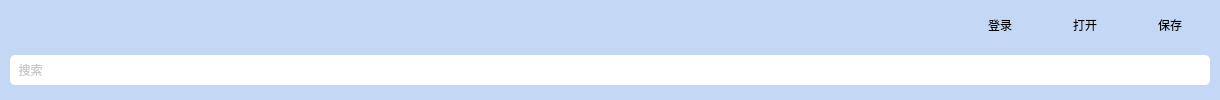
     <widget class="QWidget" name="widget_2_tool" native="true">
      <property name="enabled">
       <bool>true</bool>
      </property>
      <property name="sizePolicy">
       <sizepolicy hsizetype="Expanding" vsizetype="Minimum">
        <horstretch>0</horstretch>
        <verstretch>0</verstretch>
       </sizepolicy>
      </property>
      <property name="minimumSize">
       <size>
        <width>0</width>
        <height>100</height>
       </size>
      </property>
      <property name="maximumSize">
       <size>
        <width>16777215</width>
        <height>100</height>
       </size>
      </property>
      <property name="styleSheet">
       <string notr="true">QWidget
{
background-color :#C4D8F6;
}</string>
      </property>
      <layout class="QGridLayout" name="gridLayout_2">
       <property name="leftMargin">
        <number>10</number>
       </property>
       <property name="topMargin">
        <number>0</number>
       </property>
       <property name="rightMargin">
        <number>10</number>
       </property>
       <property name="bottomMargin">
        <number>10</number>
       </property>
       <property name="spacing">
        <number>5</number>
       </property>
       <item row="0" column="1">
        <widget class="QPushButton" name="pushButton_3_logOn">
         <property name="enabled">
          <bool>true</bool>
         </property>
         <property name="minimumSize">
          <size>
           <width>80</width>
           <height>40</height>
          </size>
         </property>
         <property name="styleSheet">
          <string notr="true">QPushButton
{
background-color :#C4D8F6;
border-radius:5px;
}
QPushButton:hover
{
background-color :#007ACC;
}
QPushButton:pressed
{
background-color :#007ACC;
padding-left:2px;
padding-top:2px;
}</string>
         </property>
         <property name="text">
          <string>登录</string>
         </property>
         <property name="icon">
          <iconset resource="icon.qrc">
           <normaloff>:/new/prefix_icon/icon/logOn.png</normaloff>:/new/prefix_icon/icon/logOn.png</iconset>
         </property>
         <property name="iconSize">
          <size>
           <width>28</width>
           <height>28</height>
          </size>
         </property>
        </widget>
       </item>
       <item row="0" column="3">
        <widget class="QPushButton" name="pushButton_3_save">
         <property name="minimumSize">
          <size>
           <width>80</width>
           <height>40</height>
          </size>
         </property>
         <property name="styleSheet">
          <string notr="true">QPushButton
{
background-color :#C4D8F6;
border-radius:5px;
}
QPushButton:hover
{
background-color :#007ACC;
}
QPushButton:pressed
{
background-color :#007ACC;
padding-left:2px;
padding-top:2px;
}</string>
         </property>
         <property name="text">
          <string>保存</string>
         </property>
         <property name="icon">
          <iconset resource="icon.qrc">
           <normaloff>:/new/prefix_icon/icon/save.png</normaloff>:/new/prefix_icon/icon/save.png</iconset>
         </property>
         <property name="iconSize">
          <size>
           <width>30</width>
           <height>30</height>
          </size>
         </property>
        </widget>
       </item>
       <item row="1" column="0" colspan="4">
        <widget class="QLineEdit" name="lineEdit_3_sourch">
         <property name="minimumSize">
          <size>
           <width>0</width>
           <height>30</height>
          </size>
         </property>
         <property name="maximumSize">
          <size>
           <width>16777215</width>
           <height>30</height>
          </size>
         </property>
         <property name="tabletTracking">
          <bool>true</bool>
         </property>
         <property name="styleSheet">
          <string notr="true">QLineEdit
{
color :rgba(120, 120, 120,0.8);
background-color :#FFFFFF;
border-radius:5px;
}
</string>
         </property>
         <property name="text">
          <string/>
         </property>
         <property name="echoMode">
          <enum>QLineEdit::Normal</enum>
         </property>
         <property name="cursorPosition">
          <number>0</number>
         </property>
         <property name="dragEnabled">
          <bool>true</bool>
         </property>
         <property name="readOnly">
          <bool>false</bool>
         </property>
         <property name="placeholderText">
          <string>  搜索</string>
         </property>
         <property name="cursorMoveStyle">
          <enum>Qt::VisualMoveStyle</enum>
         </property>
         <property name="clearButtonEnabled">
          <bool>true</bool>
         </property>
        </widget>
       </item>
       <item row="0" column="2">
        <widget class="QPushButton" name="pushButton_3_open">
         <property name="enabled">
          <bool>true</bool>
         </property>
         <property name="minimumSize">
          <size>
           <width>80</width>
           <height>40</height>
          </size>
         </property>
         <property name="styleSheet">
          <string notr="true">QPushButton
{
background-color :#C4D8F6;
border-radius:5px;
}
QPushButton:hover
{
background-color :#007ACC;
}
QPushButton:pressed
{
background-color :#007ACC;
padding-left:2px;
padding-top:2px;
}</string>
         </property>
         <property name="text">
          <string>打开</string>
         </property>
         <property name="icon">
          <iconset resource="icon.qrc">
           <normaloff>:/new/prefix_icon/icon/open.png</normaloff>:/new/prefix_icon/icon/open.png</iconset>
         </property>
         <property name="iconSize">
          <size>
           <width>28</width>
           <height>28</height>
          </size>
         </property>
        </widget>
       </item>
       <item row="0" column="0">
        <spacer name="horizontalSpacer_3_logOn">
         <property name="orientation">
          <enum>Qt::Horizontal</enum>
         </property>
         <property name="sizeHint" stdset="0">
          <size>
           <width>945</width>
           <height>20</height>
          </size>
         </property>
        </spacer>
       </item>
      </layout>
     </widget>
